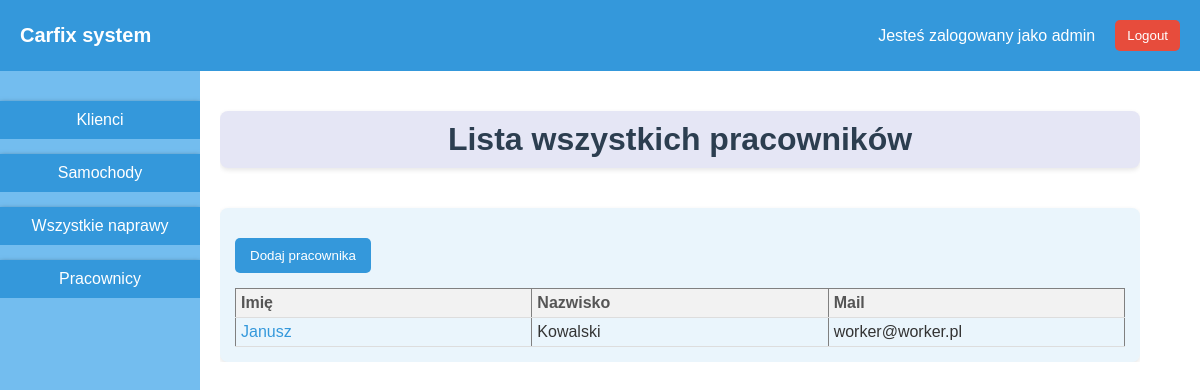
The app's page /workers (signed in), older data.
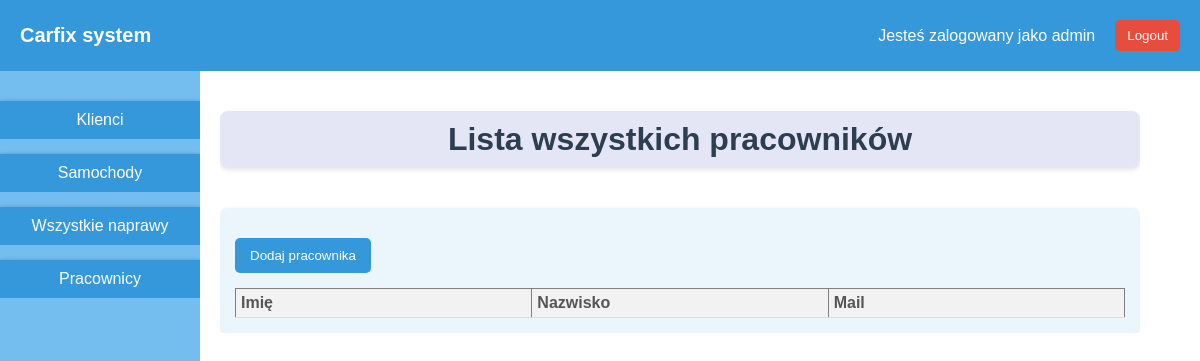
The same page, newer data.
### car_repair_app/models.py (models this page shows, shortened)
class Worker(models.Model):
    user = models.OneToOneField(User,on_delete=models.CASCADE,related_name='worker')

### car_repair_app/decorators.py (the view)
        def wrapper_func(request, *args, **kwargs):
            group=None
            if request.user.groups.exists():
                group = request.user.groups.all()[0].name
            if group in allowed_groups:
                return view_func(request,*args,**kwargs)
            else:
                return redirect('/logout')

### car_repair_app/views.py (called while the page is built)
@cache_control(no_cache=True, must_revalidate=True, no_store=True)
@login_required()
@allowed_groups(allowed_groups=['manager','admin'])
def workers(request):
    workers = Worker.objects.all()
    return render(request,'workers.html',{'workers':workers})

### car_repair_app/templates/workers.html
{% extends 'base.html' %}
{% block content %}
<div class="container" style="flex-direction: column;">
    <h1>Lista wszystkich pracowników</h1>
    <div class="table-container">
    <div class="models-table">
        <form action="{% url 'add-worker' %}" method="get">
            <button type="submit">Dodaj pracownika</button>
        </form>
        <table border="1">
            <tr>
                <th>Imię</th>
                <th>Nazwisko</th>
                <th>Mail</th>
            </tr>
            {%for worker in workers%}
            <tr>
                <td><a href="{% url 'worker' worker.id %}">{{worker.user.first_name}}</a></td>
                <td>{{worker.user.last_name}}</td>
                <td>{{worker.user.email}}</td>
            </tr>
            {%endfor%}
        </table>
    </div>
    </div>
</div>
{% endblock %}

Row changes from the older to the newer data that the page shows:
removed Worker: user.first_name "Janusz", user.last_name "Kowalski", user.email "worker@worker.pl"
